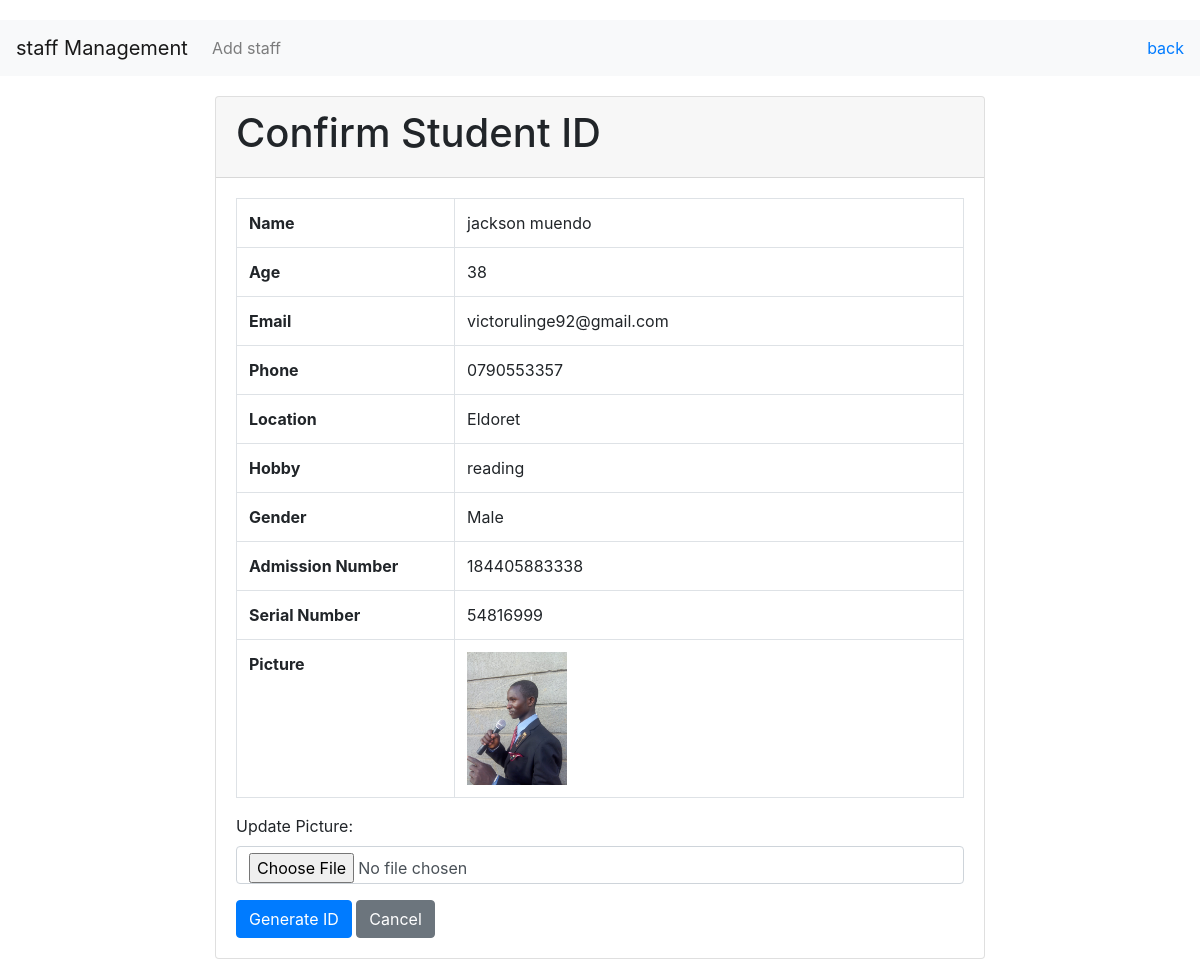
Page /student_management/students/2/generate_id/ (signed in) on the committed database.
### student_management/models.py (models this page shows, shortened)
class Student(models.Model):
    GENDER_CHOICES = [
        ('M', 'Male'),
        ('F', 'Female'),
        ('O', 'Other'),
    ]
    name = models.CharField(max_length=100)
    age = models.PositiveIntegerField()
    email = models.EmailField(unique=True)
    phone = models.CharField(max_length=15, unique=True)
    location = models.CharField(max_length=100)
    hobby = models.CharField(max_length=100)
    gender = models.CharField(max_length=1, choices=GENDER_CHOICES)
    admission_number = models.CharField(max_length=12, unique=True, blank=True)
    serial_number = models.CharField(max_length=8, unique=True, editable=False)
    picture = models.ImageField(upload_to='student_pictures/', null=True, blank=True)

### student_management/views.py (the view)
# urls.py: path('students/<int:student_id>/generate_id/', studentid, name='studentid'),
@login_required
def studentid(request, student_id):
    student = get_object_or_404(Student, pk=student_id)
    if request.method == 'POST':
        form = PictureForm(request.POST, request.FILES, instance=student)
        if form.is_valid():
            form.save()
        html_content = render_to_string('studentid_template.html', {
            'name': student.name,
            'phone': student.phone,
            'admission_number': student.admission_number,
            'serial_number': student.serial_number,
            'picture_url': student.picture.url if student.picture else None
        })
        config_path = 'C:/Program Files/wkhtmltopdf/bin/wkhtmltopdf.exe'
        config = pdfkit.configuration(wkhtmltopdf=config_path)
        options = {
            'enable-local-file-access': None,
        }
        response = HttpResponse(pdf, content_type='application/pdf')
        response['Content-Disposition'] = f'attachment; filename="{student.name}_{student.admission_number}.pdf"'
        return response
    else:
        form = PictureForm(instance=student)
        return render(request, 'confirm_studentid.html', {'student': student, 'form': form})

### student_management/forms.py
class PictureForm(forms.ModelForm):
    class Meta:
        model = Student
        fields = ['picture']

### asgiref/local.py (called while the page is built)
    def __getattr__(self, key):
        storage_object = self._data.get({})
        try:
            return storage_object[key]
        except KeyError:
            raise AttributeError(f"{self!r} object has no attribute {key!r}")

    def __setattr__(self, key: str, value: Any) -> None:
        if key == "_data":
            return super().__setattr__(key, value)
        storage_object = self._data.get({})
        storage_object[key] = value
        self._data.set(storage_object)

    def __delattr__(self, key: str) -> None:
        storage_object = self._data.get({})
        if key in storage_object:
            del storage_object[key]
            self._data.set(storage_object)
        else:
            raise AttributeError(f"{self!r} object has no attribute {key!r}")

    @contextlib.contextmanager
    def _lock_storage(self):
        if self._thread_critical:
            try:
                asyncio.get_running_loop()
            except RuntimeError:
                yield self._storage
            else:
                if not hasattr(self._storage, "cvar"):
                    self._storage.cvar = _CVar()
                yield self._storage.cvar
        else:
            with self._thread_lock:
                yield self._storage

    def __getattr__(self, key):
        with self._lock_storage() as storage:
            return getattr(storage, key)

    def __setattr__(self, key, value):
        if key in ("_local", "_storage", "_thread_critical", "_thread_lock"):
            return super().__setattr__(key, value)
        with self._lock_storage() as storage:
            setattr(storage, key, value)

    def __delattr__(self, key):
        with self._lock_storage() as storage:
            delattr(storage, key)

### student_management/templates/confirm_studentid.html (shortened to what this page needs)
{% extends 'base.html' %}
{% block content %}
<div class="card">
    <div class="card-header">
        <h1>Confirm Student ID</h1>
    </div>
    <div class="card-body">
        <table class="table table-bordered">
            <tbody>
                <tr>
                    <th style="width: 30%;">Name</th>
                    <td>{{ student.name }}</td>
                </tr>
                <tr>
                    <th>Age</th>
                    <td>{{ student.age }}</td>
                </tr>
                <tr>
                    <th>Email</th>
                    <td>{{ student.email }}</td>
                </tr>
                <tr>
                    <th>Phone</th>
                    <td>{{ student.phone }}</td>
                </tr>
                <tr>
                    <th>Location</th>
                    <td>{{ student.location }}</td>
                </tr>
                <tr>
                    <th>Hobby</th>
                    <td>{{ student.hobby }}</td>
                </tr>
                <tr>
                    <th>Gender</th>
                    <td>{{ student.get_gender_display }}</td>
                </tr>
                <tr>
                    <th>Admission Number</th>
                    <td>{{ student.admission_number }}</td>
                </tr>
                <tr>
                    <th>Serial Number</th>
                    <td>{{ student.serial_number }}</td>
                </tr>
                <tr>
                    <th>Picture</th>
                    <td>
                        {% if student.picture %}
                            <img src="{{ student.picture.url }}" alt="{{ student.name }}" style="max-width: 100px;">
                        {% else %}
                            No picture uploaded
                        {% endif %}
                    </td>
                </tr>
            </tbody>
        </table>
        <form method="post" enctype="multipart/form-data">
            <div class="form-group">
                <label for="picture">Update Picture:</label>
                <input type="file" name="picture" id="picture" class="form-control">
            </div>
            <button type="submit" class="btn btn-primary">Generate ID</button>
            <a class="btn btn-secondary" href="{% url 'student_detail' student.pk %}">Cancel</a>
        </form>
    </div>
</div>
{% endblock %}

### myapp/templates/base.html (style rules this page uses)
body { padding-top: 20px; }
.card { margin-bottom: 20px; }
.btn { text-align: center; }

### rows in the picture
Student: name "jackson muendo", age "38", email "victorulinge92@gmail.com", phone "0790553357", location "Eldoret", hobby "reading", gender "Male", admission_number "184405883338", serial_number "54816999", picture (picture)
